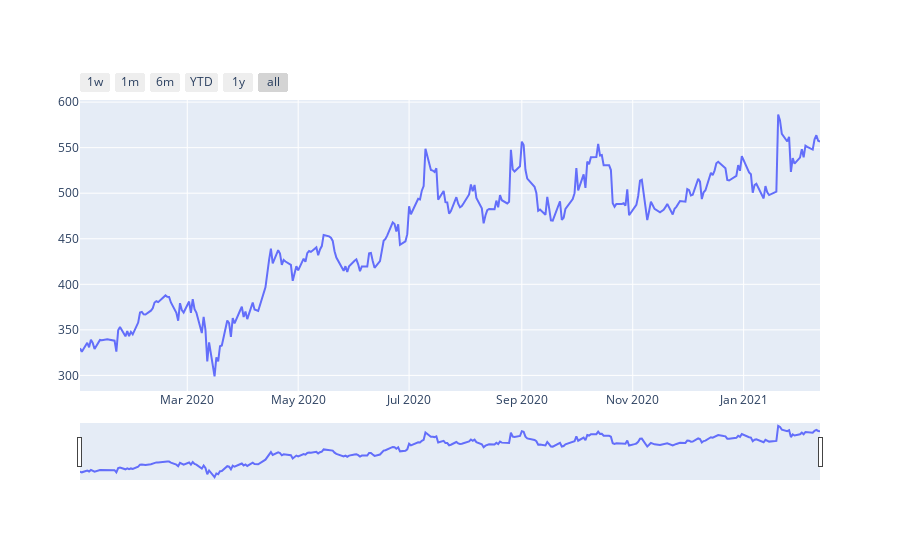

The notebook cell saved with this chart:
### Code cell
plot_ts(train)

### Figure 1 — Plotly figure (JSON) as saved in the notebook; plotly's stock layout.template omitted (floating-point values rounded to 4 significant figures; data arrays with more than 128 entries replaced by an {"elided": "..."} marker saying what was removed)
{"data": [{"type": "scatter", "x": {"elided": "282 str values"}, "y": {"elided": "282 float values"}}], "layout": {"xaxis": {"rangeselector": {"buttons": [{"count": 7, "label": "1w", "step": "day", "stepmode": "backward"}, {"count": 1, "label": "1m", "step": "month", "stepmode": "backward"}, {"count": 6, "label": "6m", "step": "month", "stepmode": "backward"}, {"count": 1, "label": "YTD", "step": "year", "stepmode": "todate"}, {"count": 1, "label": "1y", "step": "year", "stepmode": "backward"}, {"step": "all"}]}, "rangeslider": {"visible": true}, "type": "date"}}}
